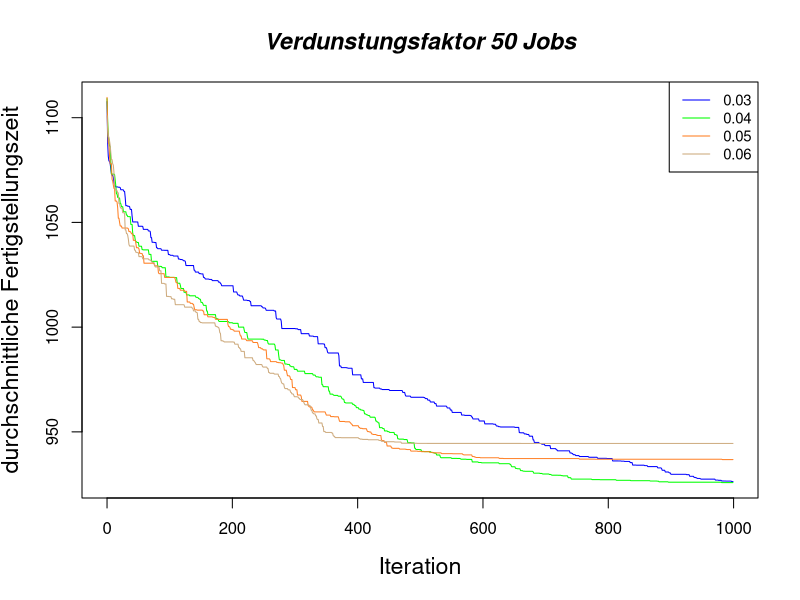
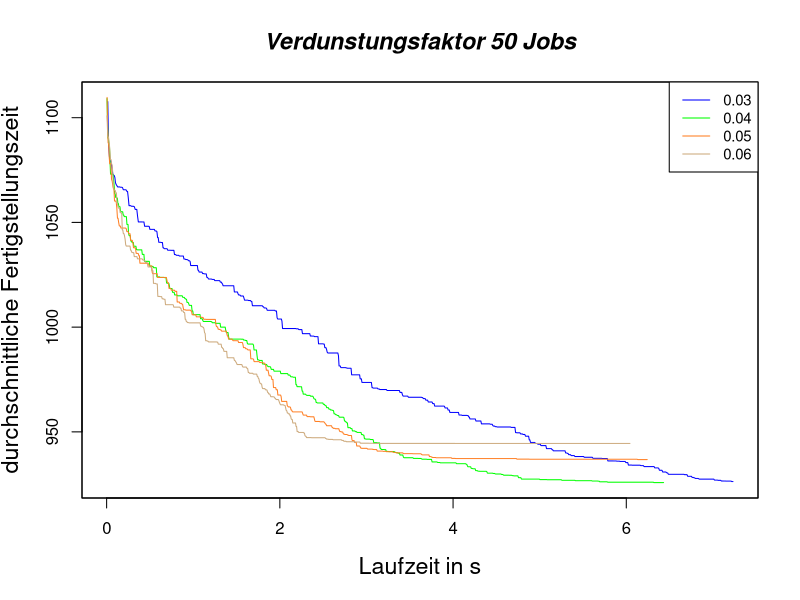

The R source for these figures, in order:
evaporation003 <- read.csv(file="config_0_mean.csv", header=FALSE, sep=",")
evaporation004 <- read.csv(file="config_1_mean.csv", header=FALSE, sep=",")
evaporation005 <- read.csv(file="config_2_mean.csv", header=FALSE, sep=",")
evaporation006 <- read.csv(file="config_3_mean.csv", header=FALSE, sep=",")

iteration <- c(evaporation003[1]$V1)

jpeg('result_time_mean_iteration.jpg')
yrange <- range(evaporation003[2]$V2, 
    evaporation004[2]$V2, 
    evaporation005[2]$V2, 
    evaporation006[2]$V2)

xrange <- range(evaporation003[3]$V3, 
    evaporation004[3]$V3, 
    evaporation005[3]$V3, 
    evaporation006[3]$V3)

plot(iteration, evaporation003[2]$V2, type="l", ylim=yrange, col="blue", ann=FALSE)
lines(iteration, evaporation004[2]$V2, type="l", col="green")
lines(iteration, evaporation005[2]$V2, type="l", col="chocolate1")
lines(iteration, evaporation006[2]$V2, type="l", col="burlywood3")

title(main='Verdunstungsfaktor 50 Jobs', xlab='Iteration', ylab='durchschnittliche Fertigstellungszeit', font.main=4, cex.lab=1.4, cex.axis=1.4, cex.main=1.4, cex.sub=1.4)
legend("topright", legend=c("0.03", "0.04", "0.05", "0.06"), 
    col=c("blue", "green", "chocolate1", "burlywood3"),
    lty=1:1, cex=0.9)

jpeg('result_time_mean_calculationtime.jpg')
plot(evaporation003[3]$V3, evaporation003[2]$V2, type="l", ylim=yrange, xlim=xrange, col="blue", ann=FALSE)
lines(evaporation004[3]$V3, evaporation004[2]$V2, type="l", col="green")
lines(evaporation005[3]$V3, evaporation005[2]$V2, type="l", col="chocolate1")
lines(evaporation006[3]$V3, evaporation006[2]$V2, type="l", col="burlywood3")

box()

title(main='Verdunstungsfaktor 50 Jobs', xlab='Laufzeit in s', ylab='durchschnittliche Fertigstellungszeit', font.main=4, cex.lab=1.4, cex.axis=1.4, cex.main=1.4, cex.sub=1.4)
legend("topright", legend=c("0.03", "0.04", "0.05", "0.06"), 
    col=c("blue", "green", "chocolate1", "burlywood3"),
    lty=1:1, cex=0.9)